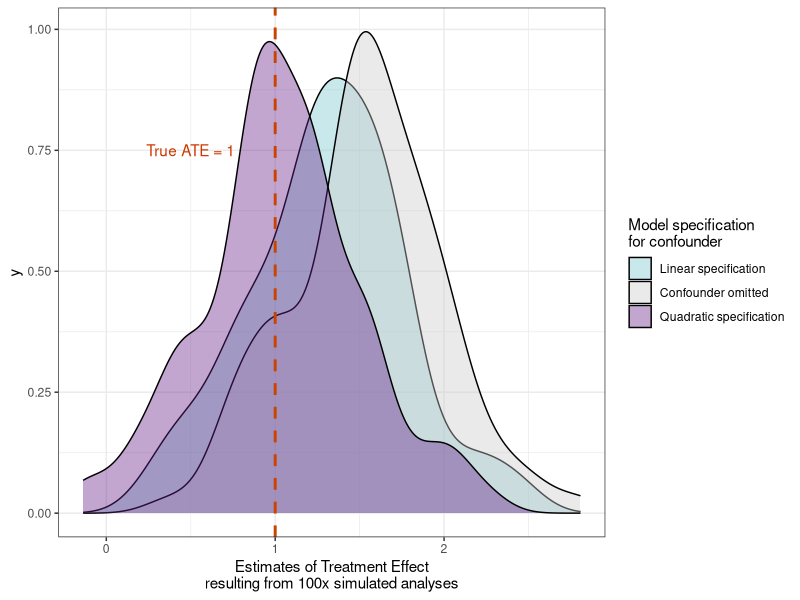
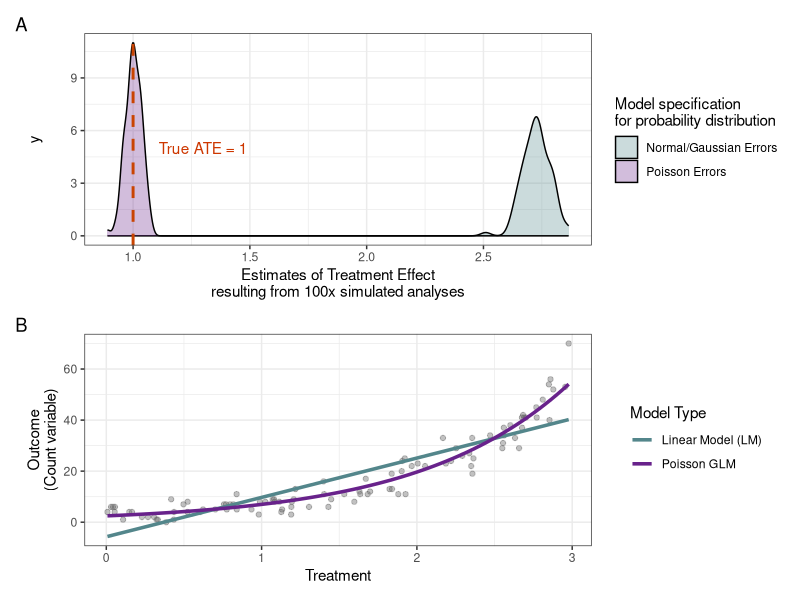

Write R code to recreate these figures, in order.
## ---- chunk 1
knitr::opts_chunk$set(echo = TRUE, message = FALSE, warning = FALSE)
## ---- chunk 2
library(tidyverse)
library(broom)
library(patchwork)
## ---- chunk 3

# Make vectors to store our simulation results
ate_linear <- c() # ATE = average treatment effect when conditioning on linear confounder only.
ate_quad  <- c() # ATE when conditioning on additional quadratic term
ate_naive  <- c() # ATE when omitting the confounder entirely


set.seed(1234)
for (i in 1:100) {  ## For i in 100 simulations of a study
  N <- 100 # sample size
  Z <- runif(N, min=-1, max=1) # simulated confounder, Z
  treatment <- rbinom(prob=plogis(Z + 2*(Z^2)), size=1, n=N) # the probability of receiving treatment is not random; it is influenced by nonlinear effect of Z (Z + 2*z^2)
  ## This is the deterministic portion of our generative model
  # the confounder has a quadratic effect on the response
  mu <- 10 + 1*Z + 2*(Z^2) + 1*treatment  ## TRUE effect of treatment = 1
  # Simulate outcome using normal distribution:
  outcome <- rnorm(N, mu, sd=2)  
  df <- data.frame(Z, treatment, outcome) ## Make it into a dataframe
  
  # Fit model that includes linear term only, compared to model with quadratic term.
  linearmodel <- lm(outcome~treatment + Z, data=df)
  quadraticmodel <- lm(outcome~treatment + Z + I(Z^2), data=df)
  naivemodel <- lm(outcome~treatment, data=df)
  
  # Extract estimates for treatment effect 
  ate_linear[i] <- coef(linearmodel)["treatment"]
  ate_quad[i] <- coef(quadraticmodel)["treatment"]
  ate_naive[i] <- coef(naivemodel)["treatment"]
}

## ---- chunk 4

## Plot the treatment effect:
results <- data.frame(ate_linear = ate_linear, ate_quad = ate_quad, ate_naive = ate_naive)
results <- results %>% 
  pivot_longer(cols=ate_linear:ate_naive, names_to = "modelspec", values_to = "ate")

ATEplot <- 
  ggplot(results, aes(ate, fill=modelspec)) + 
  geom_density( alpha=0.4) + # density plot for our estimates of ATE
  geom_vline(xintercept=1, # plot a line for the true effect
             linetype="dashed", color="#c94402", size=1) +
  scale_fill_manual(values=c("cadetblue3", "grey80", "darkorchid4"), 
                    labels=c("Linear specification", "Confounder omitted",
                             "Quadratic specification"),
                    name=c("Model specification\nfor confounder"))+
  annotate("text", x = 0.5, y = 0.75, label = "True ATE = 1", color = "orangered3") +
  theme_bw()+
  xlab("Estimates of Treatment Effect\nresulting from 100x simulated analyses")

ATEplot

## ---- chunk 5
# Make vectors to store our simulation results
ate_normal <- c() # ATE = average treatment effect when applying linear regression with gaussian/normal distribution
ate_poisson  <- c() # ATE when using glm with poisson distribution, reflecting data generating process


trueate <- 1## TRUE effect of treatment

set.seed(1234)
for (i in 1:100) {  ## For i in 100 simulations of a study
  N <- 100 # sample size
  ## NO CONFOUNDERS in this scenario. Bias comes only from distributional choices.
  treatment <- runif(N, min=0, max=3)  # treatment variable
  ## This is the deterministic portion of our generative model
  lambda <- 1 + trueate*treatment  
  # Simulate outcome using poisson distribution:
  outcome <- rpois(N,exp(lambda))  
  df <- data.frame(Z, treatment, outcome) ## Make it into a dataframe
  
  # Fit model that includes linear term only, compared to model with quadratic term.
  normalmodel <- lm(outcome~treatment, data=df)
  poissonmodel <- glm(outcome~treatment, data=df, family=poisson(link="log"))
  
  # Extract estimates for treatment effect
  ## Need to log transform normal estimate to compare to log-scale poisson estimate:
  ate_normal[i] <- log(coef(normalmodel)["treatment"])
  ate_poisson[i] <- coef(poissonmodel)["treatment"]
}

## ---- chunk 6


## Plot the treatment effect:
results2 <- data.frame(ate_normal = ate_normal, ate_poisson = ate_poisson)
results2 <- results2 %>% 
  pivot_longer(cols=ate_normal:ate_poisson, names_to = "modelspec", values_to = "ate")

ATEplot2 <- 
  ggplot(results2, aes(ate, fill=modelspec)) + 
  geom_density( alpha=0.3) + # density plot for our estimates of ATE
  geom_vline(xintercept=trueate, # plot a line for the true effect
             linetype="dashed", color="#c94402", size=1) +
  scale_fill_manual(values=c("cadetblue4", "darkorchid4"), 
                    labels=c("Normal/Gaussian Errors",
                             "Poisson Errors"),
                    name=c("Model specification\nfor probability distribution"))+
  annotate("text", x = trueate+0.3, y = 5, label = "True ATE = 1", color = "orangered3") +
  theme_bw()+
  xlab("Estimates of Treatment Effect\nresulting from 100x simulated analyses")




modelfit <- ggplot(df, aes(x=treatment, y=outcome)) +
  geom_point(color="grey40", alpha=0.4) +
  # Linear Model (OLS) Fit
  geom_smooth(method = "lm", 
              aes(color = "Linear Model (LM)"), 
              se = FALSE, 
              linewidth = 1.2) +
  
  # Poisson GLM Fit (Log Link)
  geom_smooth(method = "glm", 
              method.args = list(family = "poisson"), 
              aes(color = "Poisson GLM"), 
              se = FALSE, 
              linewidth = 1.2) +
  labs(x = "Treatment",
       y = "Outcome\n(Count variable)",
       color = "Model Type") +
  scale_color_manual(values = c("Linear Model (LM)" = "cadetblue4", "Poisson GLM" = "darkorchid4")) +
  theme_bw()

ATEplot2 / modelfit + plot_annotation(tag_levels = 'A')
